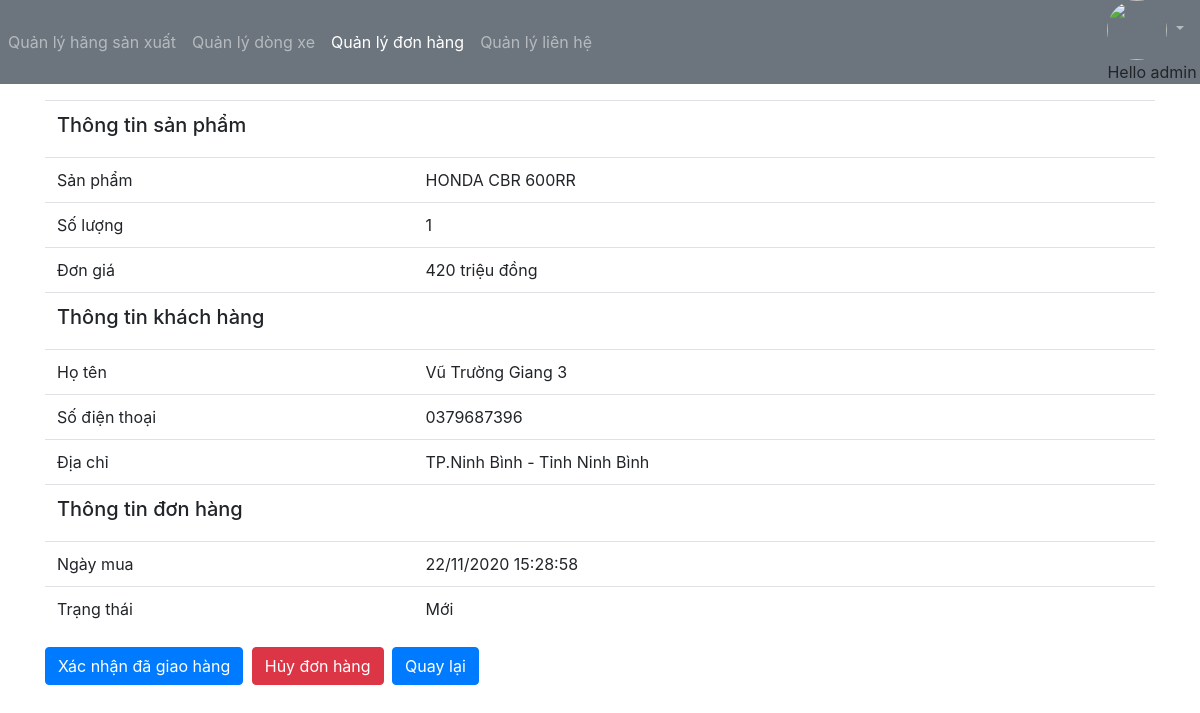
Before: /staff/view-order/3 (signed in) with the older database file.
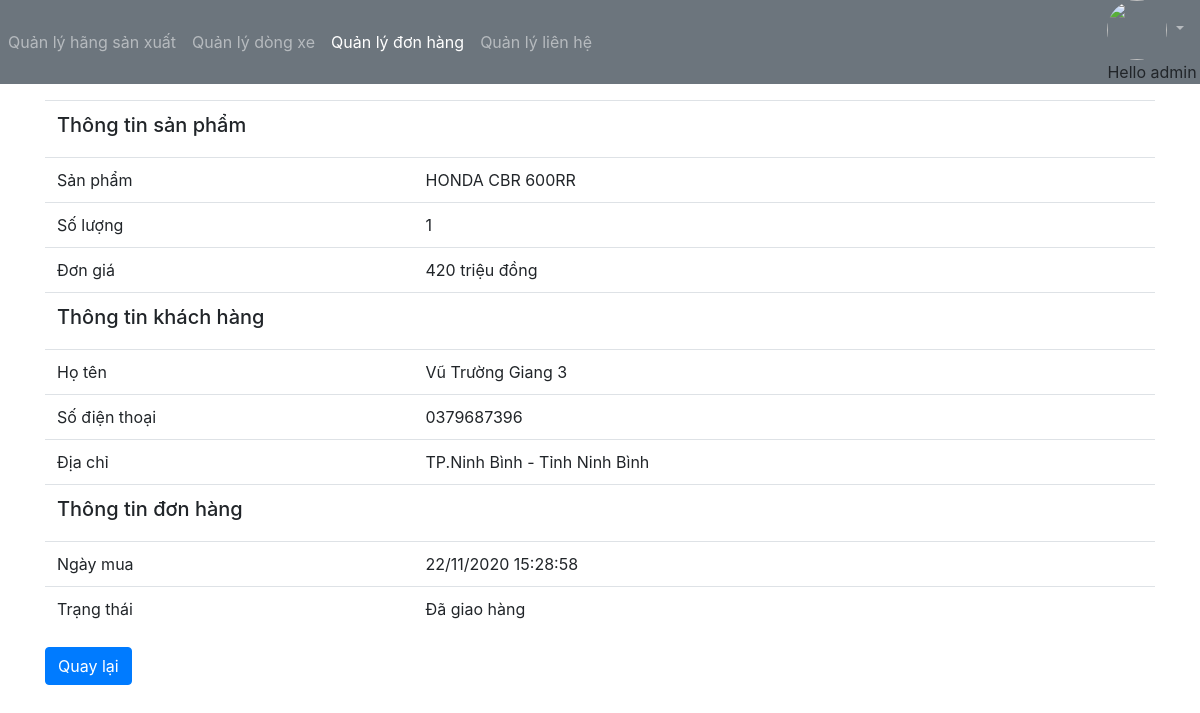
After: the same page with the newer database file.
### app/views_staff.py (the view)
@login_required
def viewOrder(request, pk):
    order = Order.objects.get(pk=pk)
    context = {'order': order}
    return render(request, 'staff/order/detail.html', context)

### app/templates/staff/order/detail.html (shortened to what this page needs)
{% extends "../base_staff.html" %}
{% block menu %}
{% with page=3 %}
{{block.super}}
{% endwith %}
{% endblock %}
{% block content %}
<div class="container mt-3">
    <table class="table">
        <tr>
            <td colspan="2">
                <h5>Thông tin sản phẩm</h5>
            </td>
        </tr>
        <tr>
            <td>Sản phẩm</td>
            <td>{{order.product.name}}</td>
        </tr>
        <tr>
            <td>Số lượng</td>
            <td>{{order.qty}}</td>
        </tr>
        <tr>
            <td>Đơn giá</td>
            <td>{{order.product.price|floatformat:0}} triệu đồng</td>
        </tr>
        <tr>
            <td colspan="2">
                <h5>Thông tin khách hàng</h5>
            </td>
        </tr>
        <tr>
            <td>Họ tên</td>
            <td>{{order.customer_name}}</td>
        </tr>
        <tr>
            <td>Số điện thoại</td>
            <td>{{order.customer_phone}}</td>
        </tr>
        <tr>
            <td>Địa chỉ</td>
            <td>{{order.customer_address}}</td>
        </tr>
        <tr>
            <td colspan="2">
                <h5>Thông tin đơn hàng</h5>
            </td>
        </tr>
        <tr>
            <td>Ngày mua</td>
            <td>{{order.order_date|date:"d/m/Y H:i:s"}}</td>
        </tr>
        <tr>
            <td>Trạng thái</td>
            <td>
                {% if order.status == 0 %} Mới {% endif %}
                {% if order.status == 1 %} Đã giao hàng {% endif %}
            </td>
        </tr>
    </table>
    <div>
        {% if order.status == 0 %}
        <a class="btn btn-primary mr-1" href="javascript:confirmOrderDeliver({{order.id}})">
            Xác nhận đã giao hàng
        </a>
        <a class="btn btn-danger mr-1" href="javascript:cancelOrder({{order.id}})">
            Hủy đơn hàng
        </a>
        {% endif %}
        <a class="btn btn-primary" href="/staff/list-order">Quay lại</a>
    </div>
</div>
{% endblock %}

Changed rows visible on the page:
changed Order "Vũ Trường Giang 3": status 0 → 1 (drawn)
Other visible differences:
text no longer shown: "Mới Xác nhận đã giao hàng Hủy đơn hàng"
text now shown: "Đã giao hàng"
